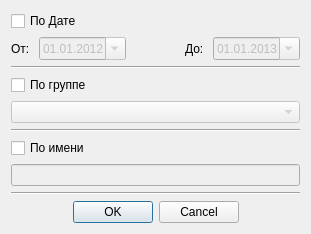
<?xml version="1.0" encoding="UTF-8"?>
<ui version="4.0">
 <class>SelectDialog</class>
 <widget class="QDialog" name="SelectDialog">
  <property name="geometry">
   <rect>
    <x>0</x>
    <y>0</y>
    <width>311</width>
    <height>216</height>
   </rect>
  </property>
  <property name="windowTitle">
   <string>Выбор результатов</string>
  </property>
  <layout class="QVBoxLayout" name="verticalLayout">
   <item>
    <widget class="QCheckBox" name="chbDate">
     <property name="text">
      <string>По Дате</string>
     </property>
    </widget>
   </item>
   <item>
    <layout class="QHBoxLayout" name="horizontalLayout">
     <property name="sizeConstraint">
      <enum>QLayout::SetDefaultConstraint</enum>
     </property>
     <item>
      <widget class="QLabel" name="label">
       <property name="text">
        <string>От: </string>
       </property>
       <property name="buddy">
        <cstring>deFrom</cstring>
       </property>
      </widget>
     </item>
     <item>
      <widget class="QDateEdit" name="deFrom">
       <property name="enabled">
        <bool>false</bool>
       </property>
       <property name="dateTime">
        <datetime>
         <hour>0</hour>
         <minute>0</minute>
         <second>0</second>
         <year>2012</year>
         <month>1</month>
         <day>1</day>
        </datetime>
       </property>
       <property name="date">
        <date>
         <year>2012</year>
         <month>1</month>
         <day>1</day>
        </date>
       </property>
       <property name="displayFormat">
        <string>dd.MM.yyyy</string>
       </property>
       <property name="calendarPopup">
        <bool>true</bool>
       </property>
      </widget>
     </item>
     <item>
      <spacer name="horizontalSpacer">
       <property name="orientation">
        <enum>Qt::Horizontal</enum>
       </property>
       <property name="sizeHint" stdset="0">
        <size>
         <width>40</width>
         <height>20</height>
        </size>
       </property>
      </spacer>
     </item>
     <item>
      <widget class="QLabel" name="label_2">
       <property name="text">
        <string>До: </string>
       </property>
       <property name="buddy">
        <cstring>deTo</cstring>
       </property>
      </widget>
     </item>
     <item>
      <widget class="QDateEdit" name="deTo">
       <property name="enabled">
        <bool>false</bool>
       </property>
       <property name="date">
        <date>
         <year>2013</year>
         <month>1</month>
         <day>1</day>
        </date>
       </property>
       <property name="displayFormat">
        <string>dd.MM.yyyy</string>
       </property>
       <property name="calendarPopup">
        <bool>true</bool>
       </property>
      </widget>
     </item>
    </layout>
   </item>
   <item>
    <widget class="Line" name="line">
     <property name="orientation">
      <enum>Qt::Horizontal</enum>
     </property>
    </widget>
   </item>
   <item>
    <widget class="QCheckBox" name="chbGroup">
     <property name="text">
      <string>По группе</string>
     </property>
    </widget>
   </item>
   <item>
    <widget class="QComboBox" name="cbGroup">
     <property name="enabled">
      <bool>false</bool>
     </property>
    </widget>
   </item>
   <item>
    <widget class="Line" name="line_2">
     <property name="orientation">
      <enum>Qt::Horizontal</enum>
     </property>
    </widget>
   </item>
   <item>
    <widget class="QCheckBox" name="chbName">
     <property name="text">
      <string>По имени</string>
     </property>
    </widget>
   </item>
   <item>
    <widget class="QLineEdit" name="leName">
     <property name="enabled">
      <bool>false</bool>
     </property>
    </widget>
   </item>
   <item>
    <widget class="Line" name="line_3">
     <property name="orientation">
      <enum>Qt::Horizontal</enum>
     </property>
    </widget>
   </item>
   <item>
    <widget class="QDialogButtonBox" name="buttonBox">
     <property name="orientation">
      <enum>Qt::Horizontal</enum>
     </property>
     <property name="standardButtons">
      <set>QDialogButtonBox::Cancel|QDialogButtonBox::Ok</set>
     </property>
     <property name="centerButtons">
      <bool>true</bool>
     </property>
    </widget>
   </item>
  </layout>
 </widget>
 <resources/>
 <connections>
  <connection>
   <sender>buttonBox</sender>
   <signal>accepted()</signal>
   <receiver>SelectDialog</receiver>
   <slot>accept()</slot>
   <hints>
    <hint type="sourcelabel">
     <x>248</x>
     <y>254</y>
    </hint>
    <hint type="destinationlabel">
     <x>157</x>
     <y>274</y>
    </hint>
   </hints>
  </connection>
  <connection>
   <sender>buttonBox</sender>
   <signal>rejected()</signal>
   <receiver>SelectDialog</receiver>
   <slot>reject()</slot>
   <hints>
    <hint type="sourcelabel">
     <x>316</x>
     <y>260</y>
    </hint>
    <hint type="destinationlabel">
     <x>286</x>
     <y>274</y>
    </hint>
   </hints>
  </connection>
 </connections>
</ui>
